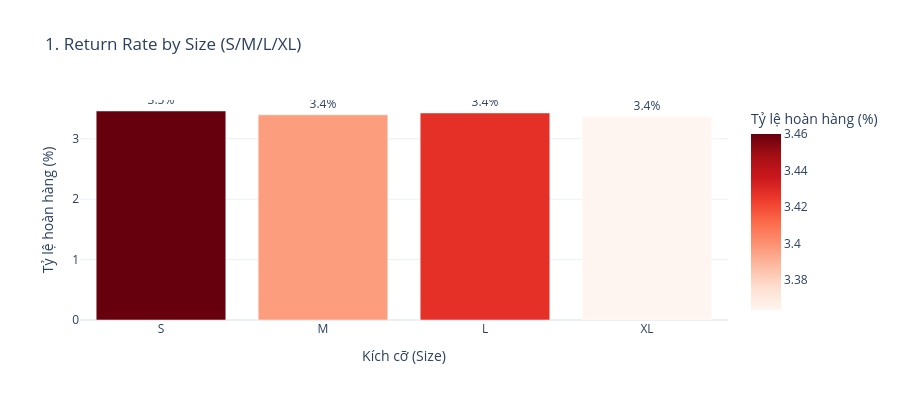
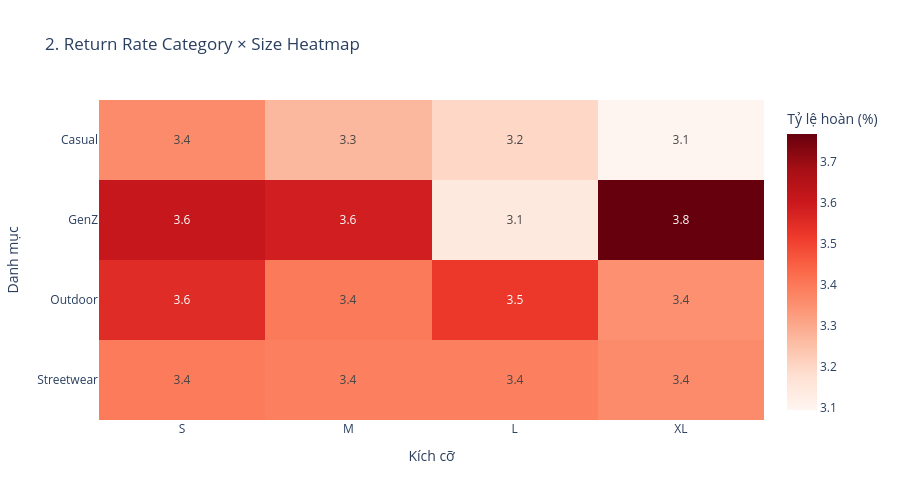
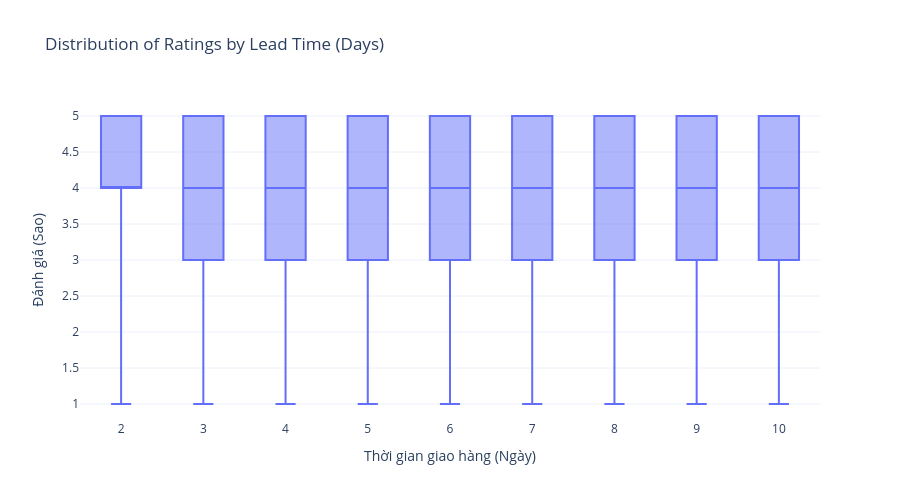

The notebook cell saved with these charts, in order:
### Markdown cell above
**Phân tích chuyên sâu về Hoàn hàng (Returns Diagnostics)**

Để có cái nhìn sâu sắc hơn về nguyên nhân dẫn đến tỷ lệ hoàn hàng cao, chúng ta cần phân tích theo chiều sâu, đặc biệt tập trung vào các đặc tính của sản phẩm (Kích thước, Danh mục) và trải nghiệm giao hàng.

1. **Tỷ lệ hoàn hàng theo Size và Category:** Việc đánh giá xem nhóm sản phẩm nào, kích cỡ nào gặp vấn đề về 'Fit/Sizing' sẽ giúp cải thiện mô tả sản phẩm và bảng quy đổi kích cỡ.
2. **Dự đoán Hoàn hàng do Lỗi (Defective):** Sử dụng thuật toán Decision Tree (Cây quyết định) để khám phá các mẫu/luật ẩn liên quan đến sản phẩm bị lỗi.
3. **Tương quan giữa Thời gian giao hàng (Lead time) và Đánh giá (Rating):** Việc chậm trễ trong khâu vận chuyển ảnh hưởng thế nào đến sự hài lòng của khách hàng?

### Code cell
from src.eda_utils import plot_returns_deep_dive

plot_returns_deep_dive(dfs)

### Figure 1 — Plotly figure (JSON) as saved in the notebook; plotly's stock layout.template omitted (floating-point values rounded to 4 significant figures)
{"data": [{"hovertemplate": "Kích cỡ (Size)=%{x}<br>Tỷ lệ hoàn hàng (%)=%{marker.color}<extra></extra>", "legendgroup": "", "marker": {"color": [3.46, 3.397, 3.428, 3.364], "coloraxis": "coloraxis", "pattern": {"shape": ""}}, "name": "", "orientation": "v", "showlegend": false, "text": [3.46, 3.397, 3.428, 3.364], "textposition": "outside", "texttemplate": "%{text:.1f}%", "type": "bar", "x": ["S", "M", "L", "XL"], "xaxis": "x", "y": [3.46, 3.397, 3.428, 3.364], "yaxis": "y"}], "layout": {"barmode": "relative", "coloraxis": {"colorbar": {"title": {"text": "Tỷ lệ hoàn hàng (%)"}}, "colorscale": [[0, "rgb(255,245,240)"], [0.125, "rgb(254,224,210)"], [0.25, "rgb(252,187,161)"], [0.375, "rgb(252,146,114)"], [0.5, "rgb(251,106,74)"], [0.625, "rgb(239,59,44)"], [0.75, "rgb(203,24,29)"], [0.875, "rgb(165,15,21)"], [1, "rgb(103,0,13)"]]}, "height": 400, "legend": {"tracegroupgap": 0}, "title": {"text": "1. Return Rate by Size (S/M/L/XL)"}, "xaxis": {"anchor": "y", "domain": [0, 1], "title": {"text": "Kích cỡ (Size)"}}, "yaxis": {"anchor": "x", "domain": [0, 1], "title": {"text": "Tỷ lệ hoàn hàng (%)"}}}}

### Figure 2 — Plotly figure (JSON) as saved in the notebook; plotly's stock layout.template omitted (floating-point values rounded to 4 significant figures)
{"data": [{"coloraxis": "coloraxis", "hovertemplate": "Kích cỡ: %{x}<br>Danh mục: %{y}<br>Tỷ lệ hoàn (%): %{z}<extra></extra>", "name": "0", "texttemplate": "%{z:.1f}", "type": "heatmap", "x": ["S", "M", "L", "XL"], "xaxis": "x", "y": ["Casual", "GenZ", "Outdoor", "Streetwear"], "yaxis": "y", "z": [[3.361, 3.268, 3.198, 3.095], [3.61, 3.584, 3.144, 3.767], [3.551, 3.398, 3.523, 3.352], [3.395, 3.385, 3.388, 3.362]]}], "layout": {"coloraxis": {"colorbar": {"title": {"text": "Tỷ lệ hoàn (%)"}}, "colorscale": [[0, "rgb(255,245,240)"], [0.125, "rgb(254,224,210)"], [0.25, "rgb(252,187,161)"], [0.375, "rgb(252,146,114)"], [0.5, "rgb(251,106,74)"], [0.625, "rgb(239,59,44)"], [0.75, "rgb(203,24,29)"], [0.875, "rgb(165,15,21)"], [1, "rgb(103,0,13)"]]}, "height": 500, "title": {"text": "2. Return Rate Category × Size Heatmap"}, "xaxis": {"anchor": "y", "domain": [0, 1], "title": {"text": "Kích cỡ"}}, "yaxis": {"anchor": "x", "autorange": "reversed", "domain": [0, 1], "title": {"text": "Danh mục"}}}}

### Figure 3 — Plotly figure (JSON) as saved in the notebook; plotly's stock layout.template omitted (floating-point values rounded to 4 significant figures; data arrays with more than 128 entries replaced by an {"elided": "..."} marker saying what was removed)
{"data": [{"alignmentgroup": "True", "boxpoints": false, "hovertemplate": "Thời gian giao hàng (Ngày)=%{x}<br>Đánh giá (Sao)=%{y}<extra></extra>", "legendgroup": "", "marker": {"color": "#636efa"}, "name": "", "notched": false, "offsetgroup": "", "orientation": "v", "showlegend": false, "type": "box", "x": {"elided": "5000 int values"}, "x0": " ", "xaxis": "x", "y": {"elided": "5000 int values"}, "y0": " ", "yaxis": "y"}], "layout": {"boxmode": "group", "height": 500, "legend": {"tracegroupgap": 0}, "title": {"text": "Distribution of Ratings by Lead Time (Days)"}, "xaxis": {"anchor": "y", "domain": [0, 1], "title": {"text": "Thời gian giao hàng (Ngày)"}}, "yaxis": {"anchor": "x", "domain": [0, 1], "title": {"text": "Đánh giá (Sao)"}}}}
